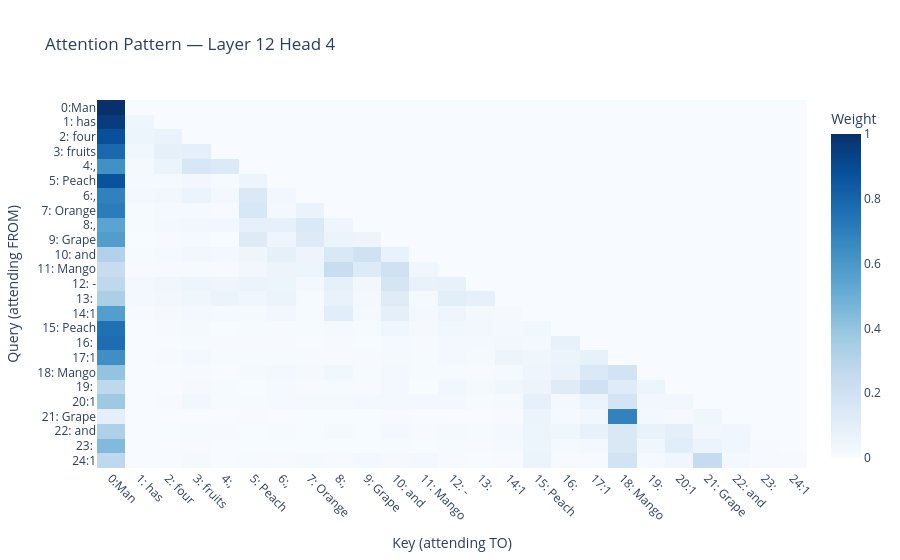
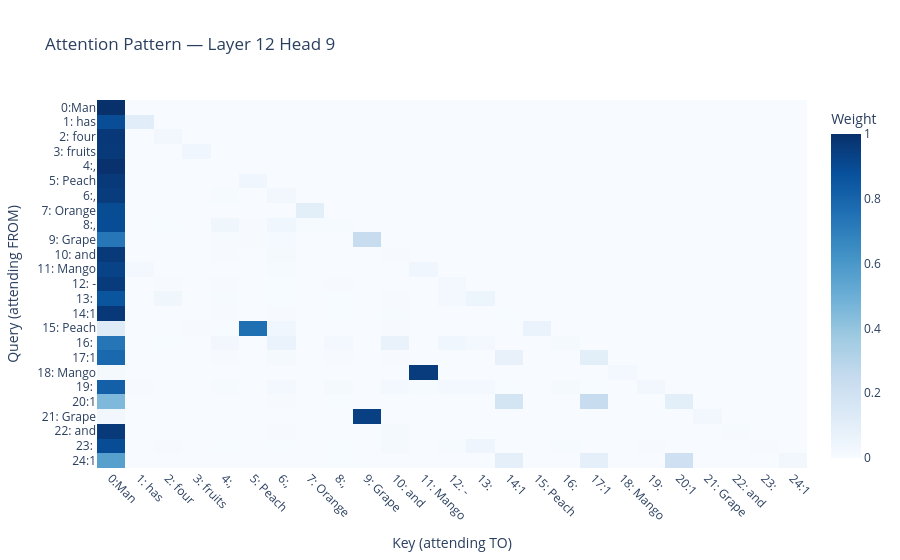

Notebook cell for these charts, in order:
### Markdown cell above
#### OBVESERVATION
This tells us that A-L-12 only Head 4 and 9 doing almost all work but even in that almost all works is done by Postion 18.. and even if look at our prompt we were swapping/corrupting our inputs at postion 18th... hence it makes sense that the postion 18th actaully tells what is missing in the set of fruits and that is coming in 18th and then gets forwarded to Postion -1 as the prediction

### Code cell
plot_attention_pattern(model, corrupted_prompt, layer=12, heads=[4, 9])

### Figure 1 — Plotly figure (JSON) as saved in the notebook; plotly's stock layout.template omitted (floating-point values rounded to 4 significant figures; data arrays with more than 128 entries replaced by an {"elided": "..."} marker saying what was removed)
{"data": [{"coloraxis": "coloraxis", "hovertemplate": "Key (attending TO): %{x}<br>Query (attending FROM): %{y}<br>Weight: %{z}<extra></extra>", "name": "0", "type": "heatmap", "x": ["0:Man", "1: has", "2: four", "3: fruits", "4:,", "5: Peach", "6:,", "7: Orange", "8:,", "9: Grape", "10: and", "11: Mango", "12: -", "13: ", "14:1", "15: Peach", "16: ", "17:1", "18: Mango", "19: ", "20:1", "21: Grape", "22: and", "23: ", "24:1"], "xaxis": "x", "y": ["0:Man", "1: has", "2: four", "3: fruits", "4:,", "5: Peach", "6:,", "7: Orange", "8:,", "9: Grape", "10: and", "11: Mango", "12: -", "13: ", "14:1", "15: Peach", "16: ", "17:1", "18: Mango", "19: ", "20:1", "21: Grape", "22: and", "23: ", "24:1"], "yaxis": "y", "z": {"elided": "25x25 float values"}}], "layout": {"coloraxis": {"colorbar": {"title": {"text": "Weight"}}, "colorscale": [[0, "rgb(247,251,255)"], [0.125, "rgb(222,235,247)"], [0.25, "rgb(198,219,239)"], [0.375, "rgb(158,202,225)"], [0.5, "rgb(107,174,214)"], [0.625, "rgb(66,146,198)"], [0.75, "rgb(33,113,181)"], [0.875, "rgb(8,81,156)"], [1, "rgb(8,48,107)"]]}, "title": {"text": "Attention Pattern — Layer 12 Head 4"}, "xaxis": {"anchor": "y", "domain": [0, 1], "tickangle": 45, "title": {"text": "Key (attending TO)"}}, "yaxis": {"anchor": "x", "autorange": "reversed", "domain": [0, 1], "title": {"text": "Query (attending FROM)"}}}}

### Figure 2 — Plotly figure (JSON) as saved in the notebook; plotly's stock layout.template omitted (floating-point values rounded to 4 significant figures; data arrays with more than 128 entries replaced by an {"elided": "..."} marker saying what was removed)
{"data": [{"coloraxis": "coloraxis", "hovertemplate": "Key (attending TO): %{x}<br>Query (attending FROM): %{y}<br>Weight: %{z}<extra></extra>", "name": "0", "type": "heatmap", "x": ["0:Man", "1: has", "2: four", "3: fruits", "4:,", "5: Peach", "6:,", "7: Orange", "8:,", "9: Grape", "10: and", "11: Mango", "12: -", "13: ", "14:1", "15: Peach", "16: ", "17:1", "18: Mango", "19: ", "20:1", "21: Grape", "22: and", "23: ", "24:1"], "xaxis": "x", "y": ["0:Man", "1: has", "2: four", "3: fruits", "4:,", "5: Peach", "6:,", "7: Orange", "8:,", "9: Grape", "10: and", "11: Mango", "12: -", "13: ", "14:1", "15: Peach", "16: ", "17:1", "18: Mango", "19: ", "20:1", "21: Grape", "22: and", "23: ", "24:1"], "yaxis": "y", "z": {"elided": "25x25 float values"}}], "layout": {"coloraxis": {"colorbar": {"title": {"text": "Weight"}}, "colorscale": [[0, "rgb(247,251,255)"], [0.125, "rgb(222,235,247)"], [0.25, "rgb(198,219,239)"], [0.375, "rgb(158,202,225)"], [0.5, "rgb(107,174,214)"], [0.625, "rgb(66,146,198)"], [0.75, "rgb(33,113,181)"], [0.875, "rgb(8,81,156)"], [1, "rgb(8,48,107)"]]}, "title": {"text": "Attention Pattern — Layer 12 Head 9"}, "xaxis": {"anchor": "y", "domain": [0, 1], "tickangle": 45, "title": {"text": "Key (attending TO)"}}, "yaxis": {"anchor": "x", "autorange": "reversed", "domain": [0, 1], "title": {"text": "Query (attending FROM)"}}}}
